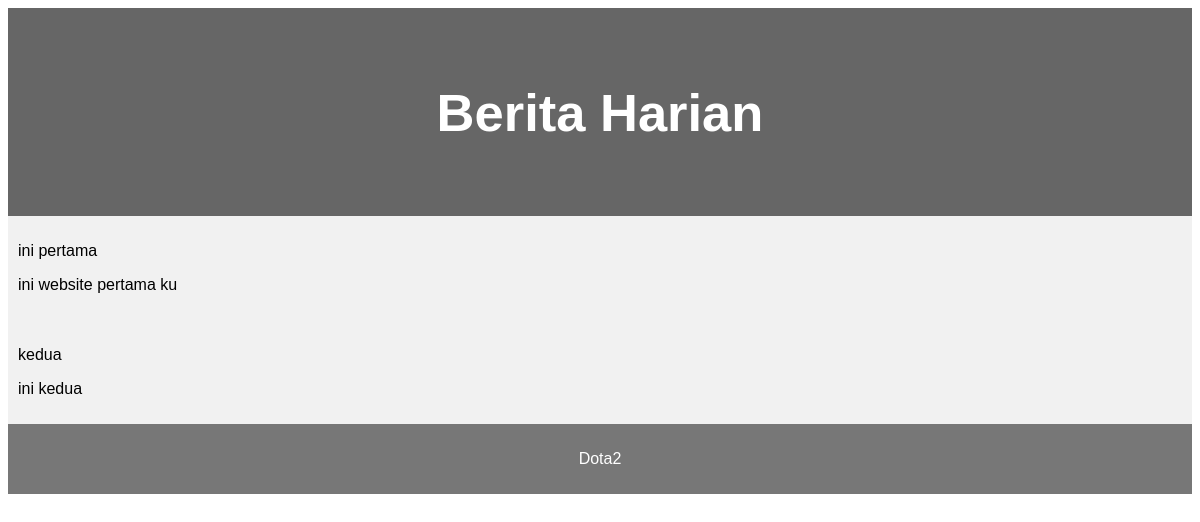
Before: /berita.php with the older database file.
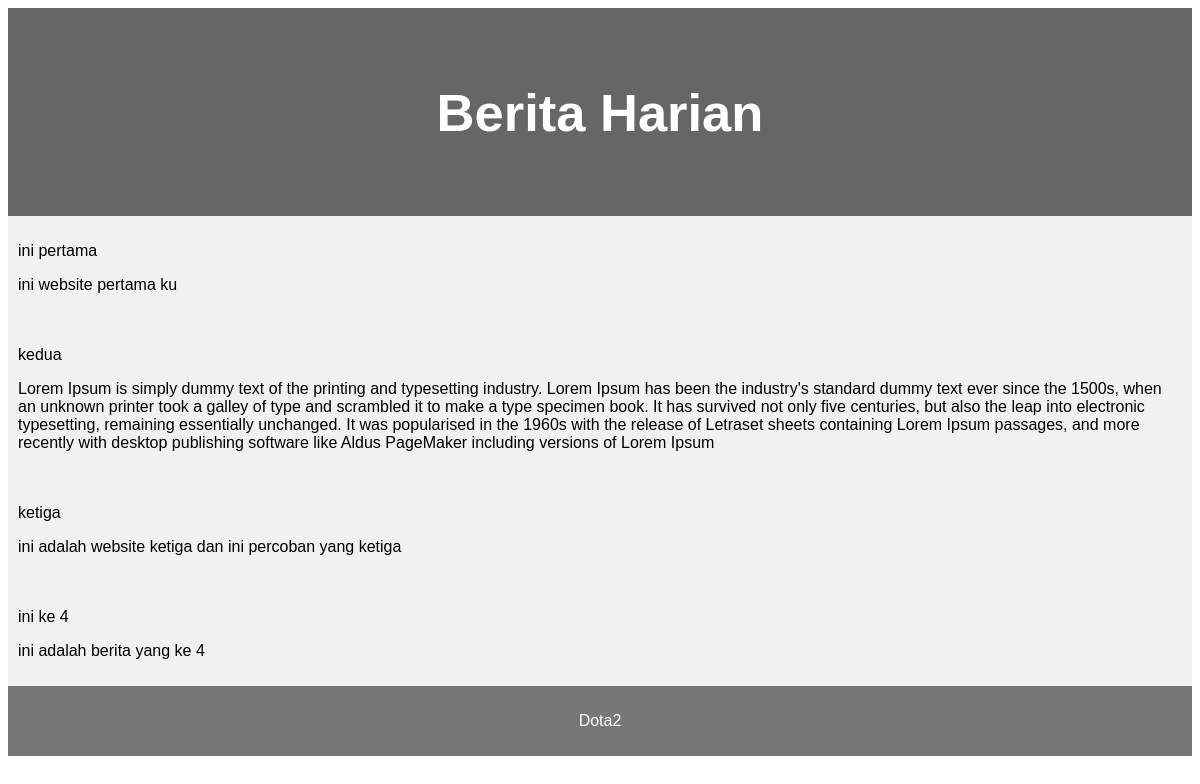
After: the same page with the newer database file.
### tables this page shows
CREATE TABLE `data` (
  `id` int(11) NOT NULL,
  `title` varchar(255) NOT NULL,
  `content` longtext NOT NULL,
  `deskripsi` varchar(70) NOT NULL,
  `tanggal` varchar(70) NOT NULL
);

### berita.php (the view, shortened to what this page needs)
<?php
include ("logic.php");
$news = mysqli_query($conn, "SELECT * FROM data");
?>
<!DOCTYPE html>
<html lang="en">
<head>
</head>
<body>
<header>
    <h2>Berita Harian</h2>
</header>
  <?php foreach( $news as $row ) : ?>
    <div>
  <article>
    <p><?= $row["title"]?></p>
    <p><?= $row["content"]; ?></p>
  </article>
  <?php endforeach; ?>
</div>
<footer>
  <p>Dota2</p>
</footer>
</body>
</html>

### berita.php (style rules this page uses)
* { box-sizing: border-box; }
body { font-family: Arial, Helvetica, sans-serif; }
header { background-color: #666; padding: 30px; text-align: center; font-size: 35px; color: white; }
article { -webkit-flex: 3; -ms-flex: 3; flex: 3; background-color: #f1f1f1; padding: 10px; }
footer { background-color: #777; padding: 10px; text-align: center; color: white; }

Changed rows visible on the page:
changed data "kedua": content "ini kedua" → "Lorem Ipsum is simply dummy text of the printing and typesetting industry. Lorem Ipsum has been the industry's standard dummy text ever since the 1500s, when an unknown printer took a galley of type and scrambled it to make a type specimen book. It has survived not only five centuries, but also the leap into electronic typesetting, remaining essentially unchanged. It was popularised in the 1960s with the release of Letraset sheets containing Lorem Ipsum passages, and more recently with desktop publishing software like Aldus PageMaker including versions of Lorem Ipsum"
added data: title "ketiga", content "ini adalah website ketiga dan ini percoban yang ketiga"
added data: title "ini ke 4", content "ini adalah berita yang ke 4"
